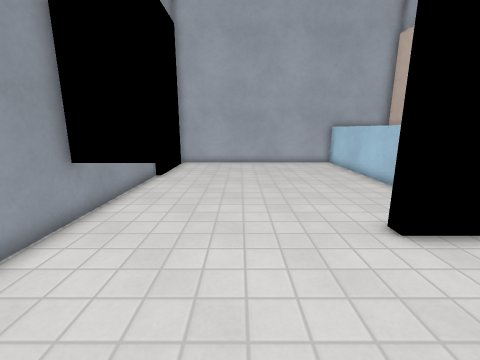
View 1 (above)

12 first-person views from a walk through a 3-D level made in the Godot game engine. The camera is 1.3 m above the floor, tilts 12° down and sees 90° across. The floor is counted in squares, 0.5 m on a side. Each view is taken from the middle of a square. On the plan, view 1 faces up. The plan holds only what a view shows up to about 17 squares ahead; the rest is blank. Door leaves are left out where a doorway can be walked through. Surface patterns are stand-ins for the level's own textures.

View 2
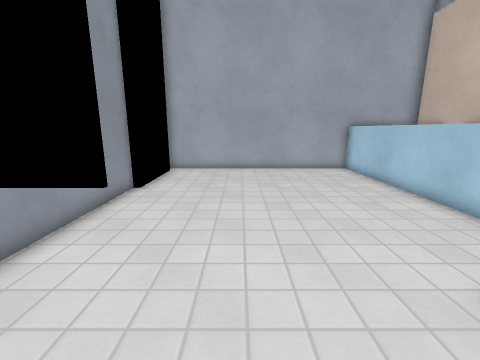

View 3
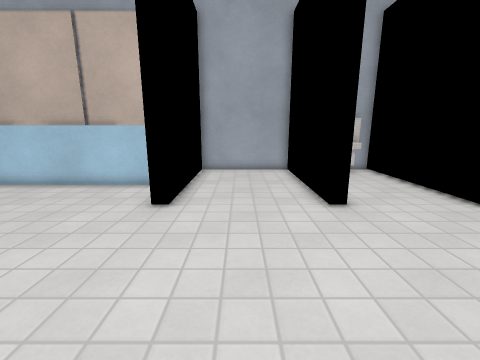

View 4
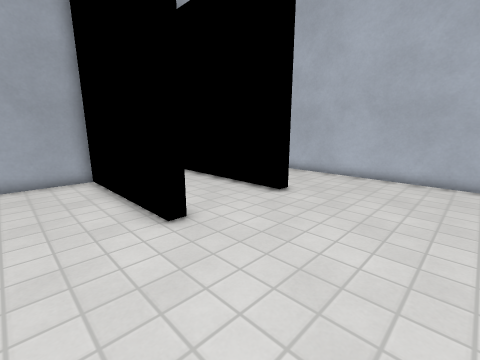

View 5
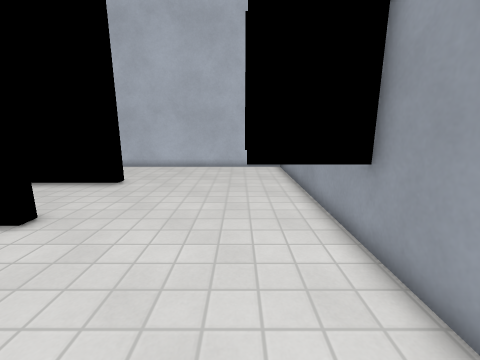

View 6
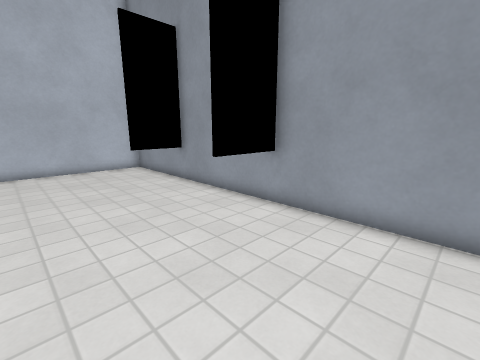

View 7
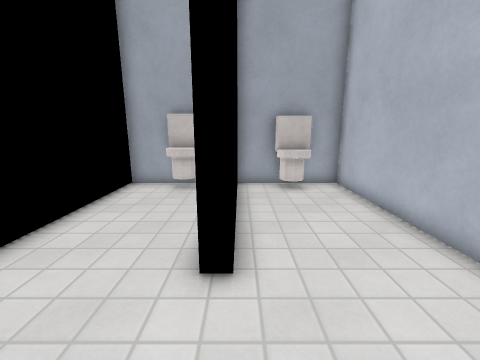

View 8
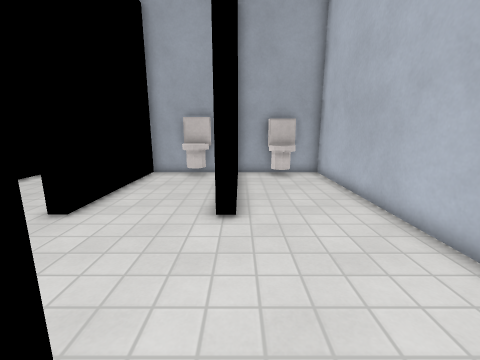

View 9
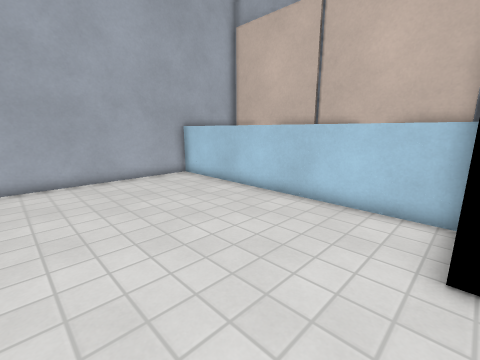

View 10
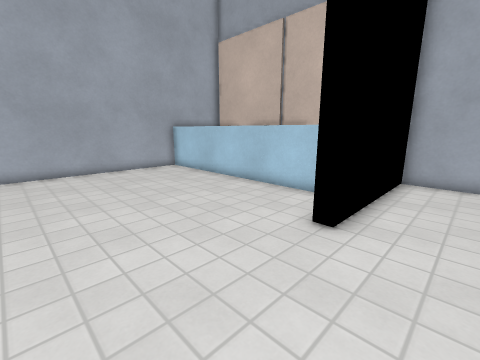

View 11
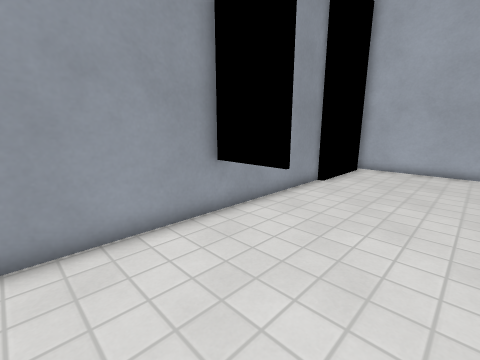

View 12
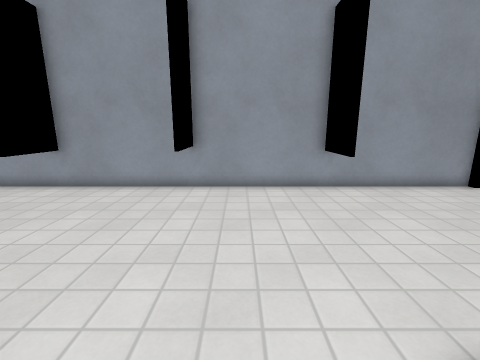

### Floor plan
Key: @ floor where view 1 was taken; # wall or solid block; . floor; D open door; ^ raised ledge; T toilet; O other object.
Columns run from 5 left of view 1 to 12 right of it. Each row starts with its distance up from view 1.
 19 #################
 18 # ..........^   ^
 17   ..........^   #
 16   ..........#   #
 15   ..........#   #
 14 DD..........^   ^
 13 #...........^   O#
 12 #...........^   ^
 11 #...........^   O
 10 #...........#   O
  9 #...........#   O
  8 #...........^   O
  7 ###.........^   O
  6 #........   #   ##
  5 #........D      ##
  4 #........D.......#
  3 #........D.......#
  2 #........D.......#
  1 ###......D.......#
  0 #....@...D       #
 -1 #........#       #
 -2 #............... #
 -3 #..............TT#
 -4 #..............TT#
 -5 ###......        #
 -6 #........#     ###
 -7 #............... #
 -8 #..............TT#
 -9 #..............TT#
-10 #............... #
-11 ##################

Positions as (right, up) in squares from view 1, and headings:
1: (0, 0), facing up
2: (0, 3), facing up
3: (-4, 3), facing right
4: (-2, 3), facing down-right
5: (-2, 6), facing down
6: (2, 6), facing down-left
7: (0, -6), facing right
8: (-3, -6), facing right
9: (-1, 6), facing up-right
10: (-2, 3), facing up-right
11: (1, 2), facing up-left
12: (6, 3), facing left
